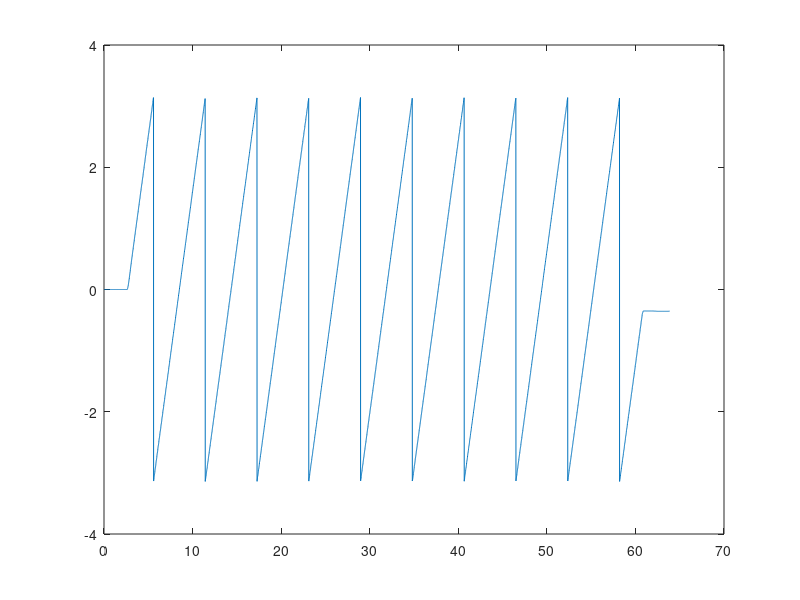

Write the MATLAB code that produced this figure.
data = csvread("10-rot.csv");

vec = data(:,13);



#vec = vec .* 3.1415;
#vec = vec ./ 180;

#for i=(1:length(vec))
#  xd = data(1:i,5);
#  yd = data(1:i,6);
#  clf
#  plot(xd, yd, "o-");
#  pause(0.001);
#end

plot(data(:,1), data(:,13))

length(data(:,7))
